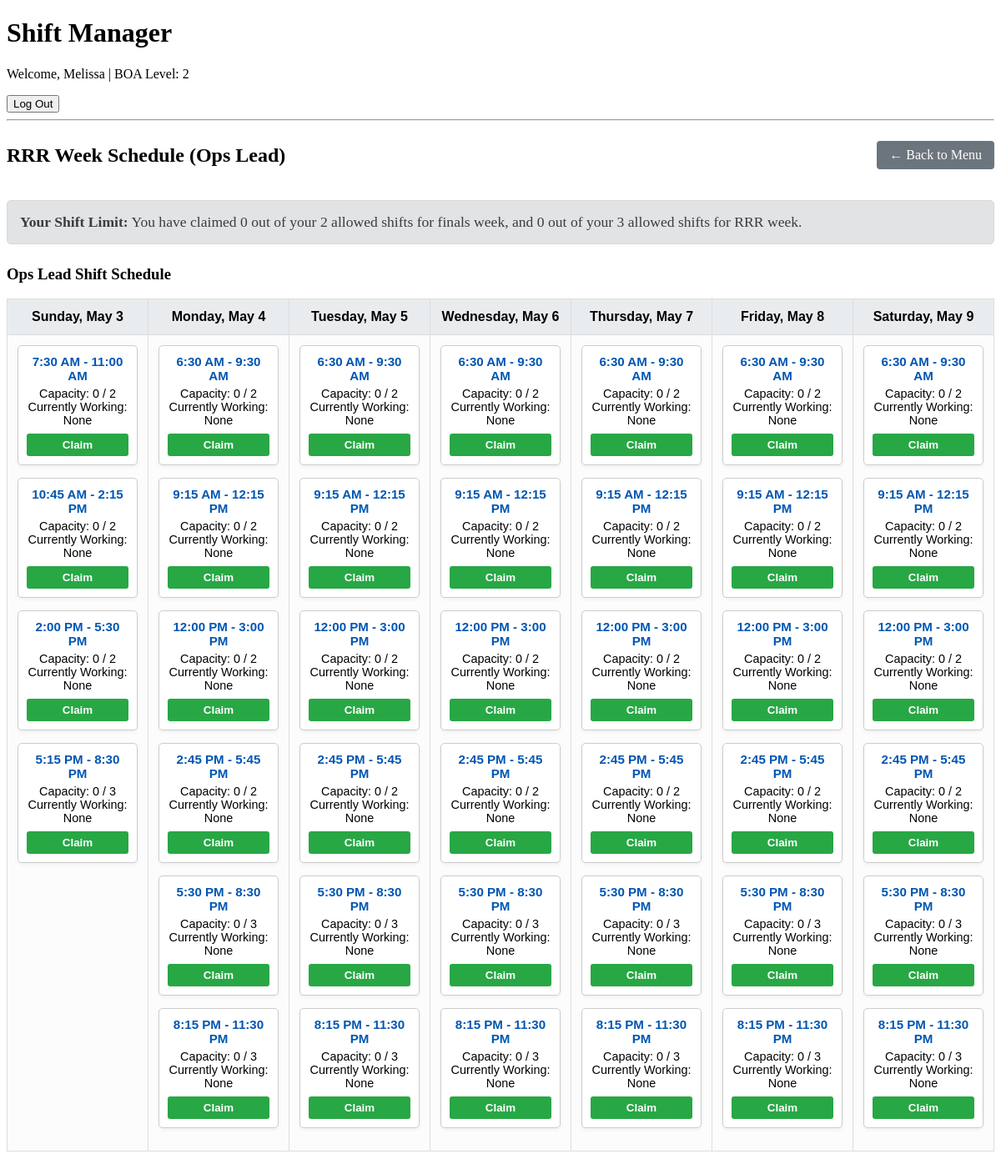
/schedule/rrr/ops_lead/ (signed in), run on the app's committed database.
### shifts/models.py (models this page shows)
class User(AbstractUser):
    BOA_CHOICES = [
        (1, "BOA1"),
        (2, "BOA2"),
        (3, "BOA3"),
        (4, "BOA4"),
    ]
    boa_level = models.IntegerField(choices=BOA_CHOICES, default=1)

class Shift(models.Model):
    SHIFT_TYPES = [('DESK', 'Desk Shift'), ('ROAMER', 'Roamer Shift'), ('OPS_LEAD', 'Ops Lead Shift')]
    start_time = models.DateTimeField()
    end_time = models.DateTimeField()
    location = models.CharField(max_length=100)
    shift_type = models.CharField(max_length=10, choices=SHIFT_TYPES)
    capacity = models.PositiveIntegerField(default=3)

### shifts/views.py (the view)
# urls.py: path('schedule/<str:week_type>/<str:role_type>/', views.schedule_view, name='schedule_view'),
@login_required
def schedule_view(request, week_type, role_type):
    shifts = Shift.objects.all().order_by('start_time')
    target_datetime = datetime.datetime(2026, 5, 10) #start of finals week, change in future semesters
    if week_type == 'rrr':
        shifts = shifts.filter(start_time__lt=target_datetime)
        page_title = "RRR Week Schedule"
    elif week_type == 'finals':
        shifts = shifts.filter(start_time__gte=target_datetime)
        page_title = "Finals Week Schedule"
    else:
        return HttpResponse("Invalid week type.", status=400)
    if role_type == 'desk_roamer':
        shifts = shifts.exclude(shift_type='OPS_LEAD')
        page_title += " (Desk & Roamer)"
    elif role_type == 'ops_lead':
        shifts = shifts.filter(shift_type='OPS_LEAD')
        page_title += " (Ops Lead)"
    else:
        return HttpResponse("Invalid role type.", status=400)
    user_shifts = Signup.objects.filter(user=request.user).values_list('shift_id', flat=True)
    user_shift_count = len(user_shifts)
    max_shifts = 3 if request.user.boa_level in [1, 2] else 2 #lowk irrelevant
    max_shifts_finals = 2
    max_shifts_rrr = 3
    user_finals_count = Signup.objects.filter(user=request.user, shift__start_time__gte=target_datetime).count()
    user_rrr_count = Signup.objects.filter(user=request.user, shift__start_time__lt=target_datetime).count()
    dates = sorted(list(set(shift.start_time.date() for shift in shifts)))
    temp_schedule = defaultdict(lambda: defaultdict(list))
    for shift in shifts:
        s_type = shift.get_shift_type_display()
        date = shift.start_time.date()
        temp_schedule[s_type][date].append(shift)
    schedule = {}
    for s_type, dates_dict in temp_schedule.items():
        schedule[s_type] = []
        for date in dates:
            schedule[s_type].append(dates_dict.get(date, []))
    return render(request, 'shifts/dashboard.html', {
        'schedule': schedule,
        'dates': dates,
        'user_shifts': user_shifts,
        'user_shift_count': user_shift_count,
        'max_shifts': max_shifts,
        'max_shifts_finals': max_shifts_finals,
        'max_shifts_rrr': max_shifts_rrr,
        'user_finals_count': user_finals_count,
        'user_rrr_count': user_rrr_count,
        'page_title': page_title # Pass the title so the template knows what we are looking at
    })

### shifts/templates/shifts/dashboard.html (shortened to what this page needs)
{% extends 'shifts/base.html' %}
{% block content %}
    <div style="display: flex; justify-content: space-between; align-items: center; margin-bottom: 20px;">
        <h2>{{ page_title }}</h2>
        <a href="{% url 'home' %}" style="padding: 8px 15px; background-color: #6c757d; color: white; text-decoration: none; border-radius: 4px;">&larr; Back to Menu</a>
    </div>
    <div style="background-color: #e2e3e5; border: 1px solid #d6d8db; padding: 15px; border-radius: 5px; margin-bottom: 25px; font-size: 1.1em; color: #383d41;">
        <strong>Your Shift Limit:</strong> You have claimed {{ user_finals_count }} out of your {{ max_shifts_finals }} allowed shifts for finals week, and {{ user_rrr_count }} out of your {{ max_shifts_rrr }} allowed shifts for RRR week.
    </div>
    {% for shift_type, days_list in schedule.items %}
        <h3>{{ shift_type }} Schedule</h3>
        <table class="shift-table">
            <thead>
                <tr>
                    {% for date in dates %}
                        <th>{{ date|date:"l, M j" }}</th>
                    {% endfor %}
                </tr>
            </thead>
            <tbody>
                <tr> {% for day_shifts in days_list %}
                        <td>
                            {% for shift in day_shifts %}
                                <div class="shift-card">
                                    <div class="shift-time">
                                        <strong>{{ shift.start_time|time:"g:i A" }} - {{ shift.end_time|time:"g:i A" }}</strong>
                                    </div>
                                    Capacity: {{ shift.signups.count }} / {{ shift.capacity }}<br>
                                    Currently Working:
                                    {% if shift.signups.count == 0 %}
                                        None
                                    {% else %}
                                        <ul style="list-style-type: none; padding-left: 0;">
                                            {% for signup in shift.signups.all %}
                                                <li>{{ signup.user.username }}</li>
                                            {% endfor %}
                                        </ul>
                                    {% endif %}
                                    <form method="POST" action="{% url 'claim_shift' shift.id %}">
                                        {% if shift.id in user_shifts %}
                                            <button type="submit" class="btn" style="background-color: #dc3545; color: white;">Unclaim</button>
                                        {% elif shift.signups.count >= shift.capacity %}
                                            <button type="button" class="btn" disabled style="background-color: #cccccc; color: white;">Full</button>
                                        {% else %}
                                            <button type="submit" class="btn" style="background-color: #28a745; color: white;">Claim</button>
                                        {% endif %}
                                    </form>
                                </div>
                            {% endfor %}
                        </td>
                    {% endfor %}
                </tr>
            </tbody>
        </table>
    {% endfor %}
{% endblock %}

### shifts/templates/shifts/base.html (shortened to what this page needs)
<!DOCTYPE html>
<html lang="en">
    <head>
    </head>
    <body>
        <header>
            <h1>Shift Manager</h1>
            {% if request.user.is_authenticated %}
                <p>Welcome, {{ request.user.username }} | BOA Level: {{request.user.boa_level}} </p>
                <form method="POST" action="{% url 'logout' %}">
                    <button type="submit">Log Out</button>
                </form>
            {% else %}
                <p><a href="{% url 'login' %}">Please log in</a></p>
            {% endif %}
            <hr>
        </header>
        <main>
            {% block content %}
            {% endblock %}
        </main>
    </body>
</html>

### shifts/templates/shifts/dashboard.html (style rules this page uses)
.shift-table { width: 100%; border-collapse: collapse; margin-bottom: 40px; font-family: sans-serif; table-layout: fixed; }
.shift-table th, .shift-table td { border: 1px solid #dddddd; padding: 12px; text-align: center; vertical-align: top; background-color: #fcfcfc; }
.shift-table th { background-color: #e9ecef; font-weight: bold; }
.shift-card { background-color: #ffffff; border: 1px solid #ccc; border-radius: 5px; padding: 10px; margin-bottom: 15px; font-size: 0.9em; box-shadow: 0 2px 4px rgba(0,0,0,0.05); }
.shift-time { color: #0056b3; font-size: 1.05em; margin-bottom: 5px; }
.btn { width: 100%; padding: 6px; margin-top: 8px; border: none; border-radius: 3px; cursor: pointer; font-weight: bold; }

### data on the page
User: user.username "Melissa", user.boa_level "2"
Shift: start_time "7:30 AM", end_time "11:00 AM", signups.count "0", capacity "2", shows "None", shows "Claim"
Shift: start_time "10:45 AM", end_time "2:15 PM", signups.count "0", capacity "2", shows "None", shows "Claim"
Shift: start_time "2:00 PM", end_time "5:30 PM", signups.count "0", capacity "2", shows "None", shows "Claim"
Shift: start_time "5:15 PM", end_time "8:30 PM", signups.count "0", capacity "3", shows "None", shows "Claim"
Shift: start_time "6:30 AM", end_time "9:30 AM", signups.count "0", capacity "2", shows "None", shows "Claim"
Shift: start_time "9:15 AM", end_time "12:15 PM", signups.count "0", capacity "2", shows "None", shows "Claim"
Shift: start_time "12:00 PM", end_time "3:00 PM", signups.count "0", capacity "2", shows "None", shows "Claim"
Shift: start_time "2:45 PM", end_time "5:45 PM", signups.count "0", capacity "2", shows "None", shows "Claim"
Shift: start_time "5:30 PM", end_time "8:30 PM", signups.count "0", capacity "3", shows "None", shows "Claim"
Shift: start_time "8:15 PM", end_time "11:30 PM", signups.count "0", capacity "3", shows "None", shows "Claim"
Shift: start_time "6:30 AM", end_time "9:30 AM", signups.count "0", capacity "2", shows "None", shows "Claim"
Shift: start_time "9:15 AM", end_time "12:15 PM", signups.count "0", capacity "2", shows "None", shows "Claim"
Shift: start_time "12:00 PM", end_time "3:00 PM", signups.count "0", capacity "2", shows "None", shows "Claim"
Shift: start_time "2:45 PM", end_time "5:45 PM", signups.count "0", capacity "2", shows "None", shows "Claim"
Shift: start_time "5:30 PM", end_time "8:30 PM", signups.count "0", capacity "3", shows "None", shows "Claim"
Shift: start_time "8:15 PM", end_time "11:30 PM", signups.count "0", capacity "3", shows "None", shows "Claim"
Shift: start_time "6:30 AM", end_time "9:30 AM", signups.count "0", capacity "2", shows "None", shows "Claim"
Shift: start_time "9:15 AM", end_time "12:15 PM", signups.count "0", capacity "2", shows "None", shows "Claim"
Shift: start_time "12:00 PM", end_time "3:00 PM", signups.count "0", capacity "2", shows "None", shows "Claim"
Shift: start_time "2:45 PM", end_time "5:45 PM", signups.count "0", capacity "2", shows "None", shows "Claim"
Shift: start_time "5:30 PM", end_time "8:30 PM", signups.count "0", capacity "3", shows "None", shows "Claim"
Shift: start_time "8:15 PM", end_time "11:30 PM", signups.count "0", capacity "3", shows "None", shows "Claim"
Shift: start_time "6:30 AM", end_time "9:30 AM", signups.count "0", capacity "2", shows "None", shows "Claim"
Shift: start_time "9:15 AM", end_time "12:15 PM", signups.count "0", capacity "2", shows "None", shows "Claim"
Shift: start_time "12:00 PM", end_time "3:00 PM", signups.count "0", capacity "2", shows "None", shows "Claim"
Shift: start_time "2:45 PM", end_time "5:45 PM", signups.count "0", capacity "2", shows "None", shows "Claim"
Shift: start_time "5:30 PM", end_time "8:30 PM", signups.count "0", capacity "3", shows "None", shows "Claim"
Shift: start_time "8:15 PM", end_time "11:30 PM", signups.count "0", capacity "3", shows "None", shows "Claim"
Shift: start_time "6:30 AM", end_time "9:30 AM", signups.count "0", capacity "2", shows "None", shows "Claim"
Shift: start_time "9:15 AM", end_time "12:15 PM", signups.count "0", capacity "2", shows "None", shows "Claim"
Shift: start_time "12:00 PM", end_time "3:00 PM", signups.count "0", capacity "2", shows "None", shows "Claim"
Shift: start_time "2:45 PM", end_time "5:45 PM", signups.count "0", capacity "2", shows "None", shows "Claim"
Shift: start_time "5:30 PM", end_time "8:30 PM", signups.count "0", capacity "3", shows "None", shows "Claim"
Shift: start_time "8:15 PM", end_time "11:30 PM", signups.count "0", capacity "3", shows "None", shows "Claim"
Shift: start_time "6:30 AM", end_time "9:30 AM", signups.count "0", capacity "2", shows "None", shows "Claim"
Shift: start_time "9:15 AM", end_time "12:15 PM", signups.count "0", capacity "2", shows "None", shows "Claim"
Shift: start_time "12:00 PM", end_time "3:00 PM", signups.count "0", capacity "2", shows "None", shows "Claim"
Shift: start_time "2:45 PM", end_time "5:45 PM", signups.count "0", capacity "2", shows "None", shows "Claim"
Shift: start_time "5:30 PM", end_time "8:30 PM", signups.count "0", capacity "3", shows "None", shows "Claim"
Shift: start_time "8:15 PM", end_time "11:30 PM", signups.count "0", capacity "3", shows "None", shows "Claim"

### other printed values
{{ page_title }} "RRR Week Schedule (Ops Lead)"
{{ user_finals_count }} "0"
{{ max_shifts_finals }} "2"
{{ user_rrr_count }} "0"
{{ max_shifts_rrr }} "3"
{{ shift_type }} "Ops Lead Shift"
{{ date|date:"l, M j" }} "Sunday, May 3" "Monday, May 4" "Tuesday, May 5" "Wednesday, May 6" "Thursday, May 7" "Friday, May 8" "Saturday, May 9"
